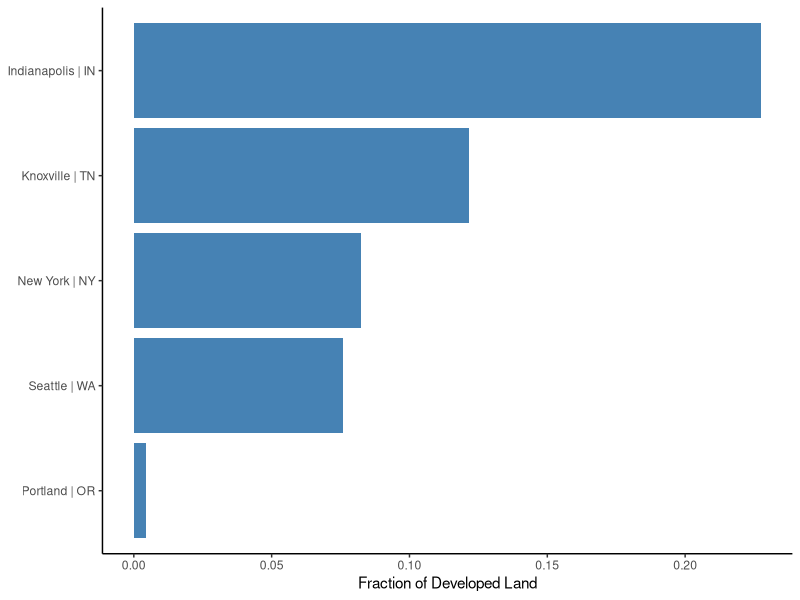

Generate this figure with R:
## ---- chunk 1
library(tibble)
library(knitr)

tribble(
  ~`gamut Name`,	~`Sub Folder Location`, ~`Full File Path`,~`Data Source`,
  "watersheds", "water","water/CWM_v2_2/World_Watershed8.shp","https://knb.ecoinformatics.org/view/doi%3A10.5063%2FF1J67DWR",
  "withdrawal","water","water/CWM_v2_2/Snapped_Withdrawal_Points.shp","https://knb.ecoinformatics.org/view/doi%3A10.5063%2FF1J67DWR",
  "citypoint","water","water/CWM_v2_2/City_Centroid.shp","https://knb.ecoinformatics.org/view/doi%3A10.5063%2FF1J67DWR",
  "powerplants","water","water/UCS-EW3-Energy-Water-Database.xlsx","https://www.ucsusa.org/resources/ucs-ew3-energy-water-database",
  "crop","land","land/2016_90m_cdls/cdl_lowres_usa.img","https://www.nass.usda.gov/Research_and_Science/Cropland/Release/",
  "crop_attributes","land","land/2016_90m_cdls/cdl_lowres_usa.img.vat.dbf","https://www.nass.usda.gov/Research_and_Science/Cropland/Release/",
  "irrigation","land","land/Version2_USA_Demeter.csv","GCAM Demeter Data",
  "nlud","land","land/usa_nlud_LR.tif","https://drive.google.com/file/d/1vmNfwjcaLf0sZTYJ1wsB3liG37sN8gyC/view",
  "hydro","energy","energy/EHA_Public_PlantFY2019_GIS_6/ORNL_EHAHydroPlant_FY2020revised.xlsx","https://hydrosource.ornl.gov/node/250",
  "climate","land","land/kop_climate_classes.tif","http://koeppen-geiger.vu-wien.ac.at/present.htm",
  "HUC4","water","water/USA_HUC4/huc4_to_huc2.shp","http://prd-tnm.s3-website-us-west-2.amazonaws.com/?prefix=StagedProducts/Hydrography/WBD/National/GDB/",
  "population","land","land/pden2010_block/pden2010_60m.tif","https://www.sciencebase.gov/catalog/item/57753ebee4b07dd077c70868",
  "runoff","water","water/Historical_Mean_Runoff/USA_Mean_Runoff.tif","https://zenodo.org/record/4315195",
  "nhd_flow","water","water/Watershed_Flow_Contributions/UWB_Intake_Flows.shp","https://zenodo.org/record/4315195",
  "contributions","water","water/Watershed_Flow_Contributions/Watershed_Contributions.csv","https://zenodo.org/record/4315195"
) -> files

kable(files)
## ---- chunk 2
library(vroom)
vroom("inst/extdata/example_dataset.csv") -> results
knitr::kable(results)
## ---- chunk 3
library(ggplot2)
results %>% 
  ggplot(aes(x = reorder(city, developed_fraction), y = developed_fraction)) +
  geom_bar(stat = "identity", fill = "steelblue") +
  coord_flip() +
  labs(x = NULL, y = "Fraction of Developed Land") +
  theme_classic() 
## ---- chunk 4
tibble::tribble(
  ~`Variable Name`,	~Description, ~Units,
  "city_population", "The population of the city being analyzed","people",
  "n_watersheds","Number of watersheds that city uses to source drinking water","watersheds",
  "n_other_cities","Number of other cities pulling off the same watersheds","cities",
  "dependent_city_pop","Total population of people dependent on that city's watersheds","people",
  "watershed_area_sqkm","Combined area of all the source watersheds of a city","square kilometers",
  "storage_BCM","Combined storage capacity of all the city catchments","billion cubic meters",
  "yield_BCM","Combined yield capacity of all the city catchments","billion cubic meters",
  "irr_cons_BCM","Combined water consumption that is used for irrigation with the watersheds","billion cubic meters",
  "n_climate_zones","Number of climate zones that the source watersheds cover","zones",
  "n_hydro_plants","Number of hydro electric power plants operating within the source watersheds","plants",
  "n_thermal_plants","Number of thermal power plants operating within the source watersheds","plants",
  "n_fac_agcrop","Number of agricultural crop facilities within the source watersheds","facilities",
  "n_fac_aglivestock","Number of agicultural livestock facilities within the source watersheds","facilities",
  "n_fac_cnsmnf","Number of construction and manufacturing facilities within the source watersheds ","facilities",
  "n_fac_mining","Number of mining facilities within the source watersheds","facilities",
  "n_fac_oilgas","Number of oil and gas facilities within the source watersheds","facilities",
  "n_fac_total","Total number of facilities operating within the source watersheds","facilities",
  "hydro_gen_MWh","Combined hydro electric generation from all the facilities within the source watersheds","megawatt-hours",
  "thermal_gen_MWh","Combined thermal generation from all the facilities within the source watersheds","megawatt-hours",
  "thermal_cons_BCM","Combined water consumption that is used for thermal generation","billion cubic meters",
  "thermal_with_BCM","Combined water withdrawal for thermal generation","billion cubic meters",
  "n_utilities","Number of electric utilities within the source watersheds","utilities",
  "n_ba","Number of balancing authorities within the source watersheds","balancing authorities",
  "n_crop_classes","Total number of different types of crops within the source watersheds","crops",
  "cropland_fraction","Fraction of land that is used for crops within the source watersheds","fraction",
  "developed_fraction","Fraction of land that is developed within the source watersheds","fraction",
  "ag_runoff_max","Max amount of agricultural runoff within the source watersheds","fraction",
  "ag_runoff_av_exgw","Average agricultural runoff (excluding ground water)
","fraction",
  "ag_runoff_av","Average runoff from agricultural lands","fraction",
  "dev_runof_max","Max amount of agricultural runoff within the source watersheds","fraction",
  "dev_runof_av_exgw","Average developed runoff (excluding ground water)
","fraction",
  "dev_runof_av","Average runoff from developed lands","fraction",
  "np_runoff_max","Max amount of non-point source runoff within the source watersheds","fraction",
  "np_runoff_av_exgw","Average non-point runoff (excluding ground water)
","fraction",
  "np_runoff_av_exgw_unweighted","Average non-point runoff unweighted (excluding ground water)
","fraction",
  "np_runoff_av","Average non-point source runoff.","fraction",
  "n_economic_sectors","Total number of different economic sectors within the source watersheds","sectors",
  "max_withdr_dis_km","Maximum distance between a city's intake points","kilometers",
  "avg_withdr_dis_km","Average distance between a city's intake points","kilometers",
  "n_treatment_plants","Total number of waste water treatment plants operating within the source watersheds","plants",
  "watershed_pop","Total number of people living within the source watershed boundaries","people",
  "pop_cons_m3sec","Combined water consumption from the source watersheds that is used for people","m3/sec",
  "av_fl_sur_conc_pct","Average surface flow concentration ","%",
  "av_fl_sur_conc_pct_unweighted","Average surface flow concentration unweighted ","%",
  "av_ro_sur_conc_pct","Average surface runoff concentration ","%",
  "av_fl_all_conc_pct","Average flow concentration","%",
  "av_ro_all_conc_pct","Average runoff concentration","%",
  "av_fl_max_conc_pct","Max average flow concentration","%",
  "av_ro_max_conc_pct","Max average runoff concentration","%",
  "surface_contribution_pct","Surface contribution","%",
  "importance_of_worst_watershed_pct","Measures the importance of the watershed with the worst contamination","%",
) -> variables
kable(variables)
